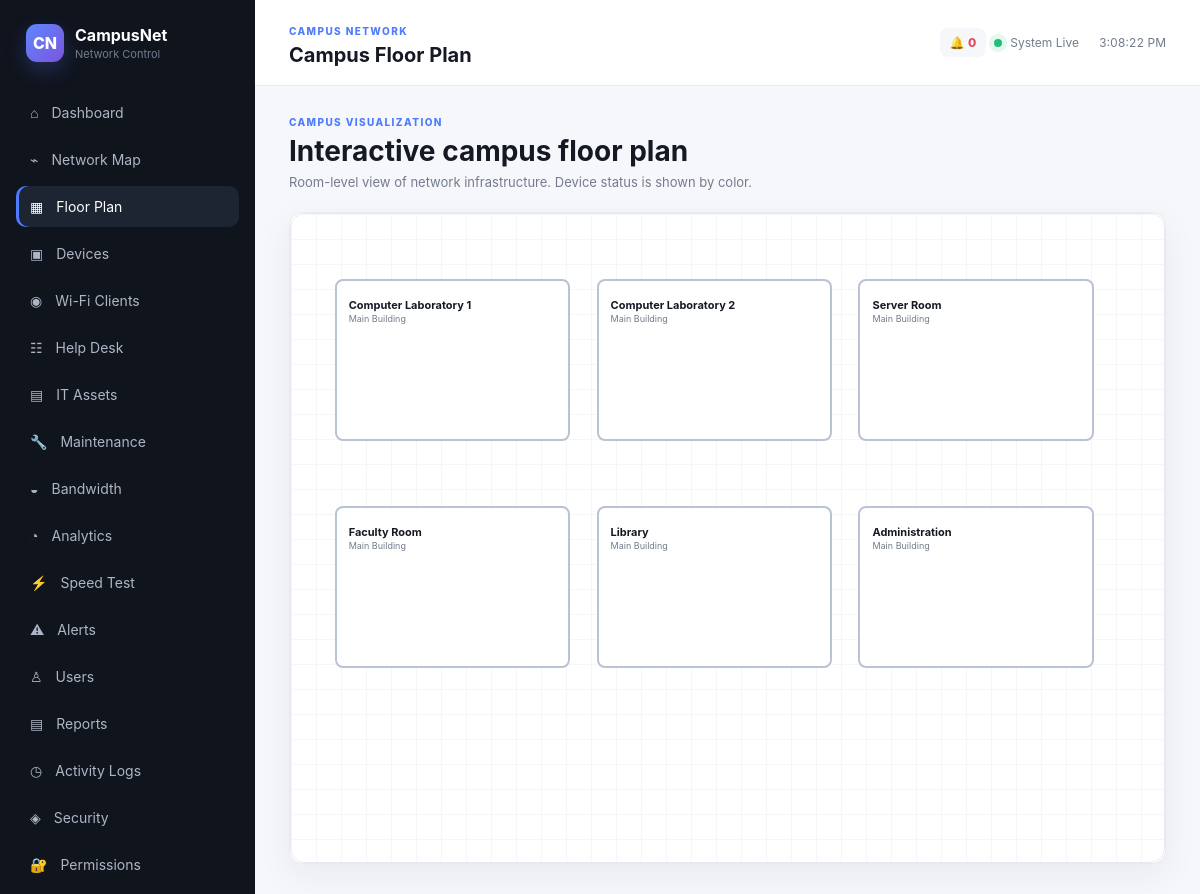
/floorplan.php (signed in), run on the app's committed database.
### tables this page shows
CREATE TABLE IF NOT EXISTS floorplan_rooms (
 id INT AUTO_INCREMENT PRIMARY KEY,
 room_code VARCHAR(50) NOT NULL UNIQUE,
 room_name VARCHAR(120) NOT NULL,
 building VARCHAR(120) NULL,
 x_pos DECIMAL(6,2) NOT NULL DEFAULT 10,
 y_pos DECIMAL(6,2) NOT NULL DEFAULT 10,
 width DECIMAL(6,2) NOT NULL DEFAULT 20,
 height DECIMAL(6,2) NOT NULL DEFAULT 15,
 room_type VARCHAR(80) NULL
);

### config/helpers.php (called while the page is built, shortened)
<?php
function e(?string $value): string {
    return htmlspecialchars($value ?? '', ENT_QUOTES, 'UTF-8');
}
?>

### floorplan.php (the view, shortened to what this page needs)
<?php require_once __DIR__.'/config/security.php'; require_permission('floorplan.view'); $page_title='Campus Floor Plan'; $rooms=$pdo->query("SELECT * FROM floorplan_rooms ORDER BY id")->fetchAll(); $dev=$pdo->query("SELECT id,device_name,status,location FROM devices ORDER BY device_name")->fetchAll(); include __DIR__.'/partials/header.php'; ?>
<div class="hero compact"><div><div class="eyebrow">CAMPUS VISUALIZATION</div><h1>Interactive campus floor plan</h1><p>Room-level view of network infrastructure. Device status is shown by color.</p></div></div>
<div class="panel"><div class="floorplan" id="floorplan"><?php foreach($rooms as $r): $matched=array_values(array_filter($dev,fn($d)=>stripos($d['location']??'',$r['room_name'])!==false || stripos($r['room_name'],$d['location']??'')!==false)); ?><div class="room" style="left:<?=$r['x_pos']?>%;top:<?=$r['y_pos']?>%;width:<?=$r['width']?>%;height:<?=$r['height']?>%" onclick="roomInfo('<?=e($r['room_name'])?>',<?=htmlspecialchars(json_encode($matched),ENT_QUOTES,'UTF-8')?>)"><b><?=e($r['room_name'])?></b><small><?=e($r['building'])?></small><?php foreach($matched as $d):?><i class="device-pin <?=strtolower($d['status'])?>" title="<?=e($d['device_name'])?>"></i><?php endforeach;?></div><?php endforeach;?></div></div>
<?php include __DIR__.'/partials/footer.php'; ?>

### assets/css/style.css (style rules this page uses)
:root { --bg:#f5f7fb;--panel:#fff;--text:#151923;--muted:#737b8c;--line:#e7eaf0;--accent:#4f7cff;--green:#16a36a;--amber:#d99219;--red:#e24b5d;--purple:#7957d5;--shadow:0 12px 35px rgba(26,39,70,.06) }
* { box-sizing:border-box }
body { margin:0;font-family:Inter,ui-sans-serif,system-ui,-apple-system,BlinkMacSystemFont,"Segoe UI",sans-serif;background:var(--bg);color:var(--text) }
.page-kicker,.eyebrow { font-size:10px;letter-spacing:.14em;font-weight:800;color:var(--accent) }
.hero { display:flex;justify-content:space-between;align-items:center;margin-bottom:25px }
.hero h1 { font-size:28px;margin:6px 0 }
.hero p { margin:0;color:var(--muted);font-size:13px }
.hero.compact { margin-bottom:22px }
.panel { background:#fff;border:1px solid var(--line);border-radius:13px;box-shadow:var(--shadow);overflow:hidden }
.floorplan { position:relative;min-height:650px;background:linear-gradient(90deg,#f4f6fa 1px,transparent 1px),linear-gradient(#f4f6fa 1px,transparent 1px);background-size:25px 25px;border:1px solid var(--line);border-radius:15px;overflow:hidden }
.room { position:absolute;border:2px solid #b9c3d4;background:rgba(255,255,255,.85);border-radius:8px;padding:12px;cursor:pointer;transition:.2s }
.room b { font-size:11px }
.room small { display:block;color:var(--muted);font-size:9px }

### data on the page
floorplan_rooms: room_name "Computer Laboratory 1", building "Main Building"
floorplan_rooms: room_name "Computer Laboratory 2", building "Main Building"
floorplan_rooms: room_name "Server Room", building "Main Building"
floorplan_rooms: room_name "Faculty Room", building "Main Building"
floorplan_rooms: room_name "Library", building "Main Building"
floorplan_rooms: room_name "Administration", building "Main Building"

### other printed values
$page_title "Campus Floor Plan"
